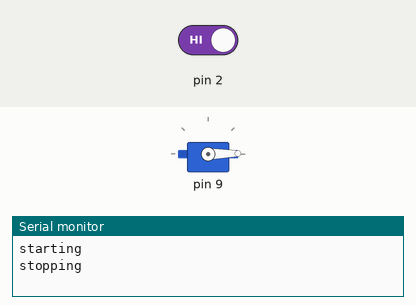
The sketch below on a simulated Arduino Uno, built with avr-gcc and run on an emulated ATmega328P. On the bench: servo, the last lines printed to the serial monitor. Inputs (shaded band) come from the test bench; at power-on: pin 2 HIGH.

Above: at 10.4 s.
10.5 s: pin 2 driven LOW
At 13.08 s:
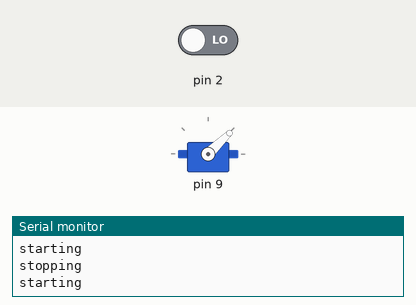
20.9 s: pin 2 driven HIGH
At 21.22 s:
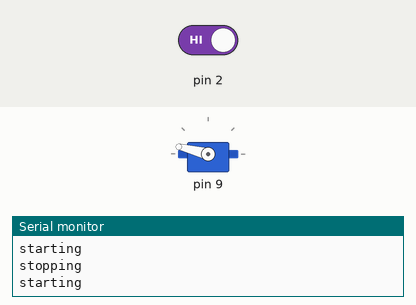
Timing chart, 0 to 34.0 s (numbered marks = the images above; inputs shaded):
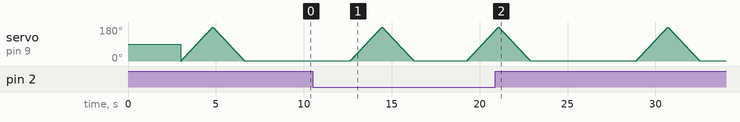

The sketch:

Start-button.ino
```cpp
#include <Servo.h>
Servo servol;
const int buttonpin(2);
const int servopin (9);
int run=0;
int buttonstate=0;
int pos1=0;

void setup() {
servol.attach(servopin);
}


void loop() {
Serial.begin(9600);
pinMode(buttonpin, INPUT_PULLUP);
buttonstate=digitalRead(buttonpin);
delay(2000);
if(buttonstate== HIGH){

  if(run==0){
    run=250;
    Serial.println("starting");
  }
  else{run =0;
  Serial.println("stopping");
}}
delay(1000);
if(run>0){
  for(pos1=0 ; pos1 < 180; pos1 +=1)
   {
    servol.write(pos1);
    delay(10);

   }
  for(pos1 =180; pos1>=1; pos1-=1)
   {servol.write(pos1);
    delay(10);
 }

}
else{}
}
```
